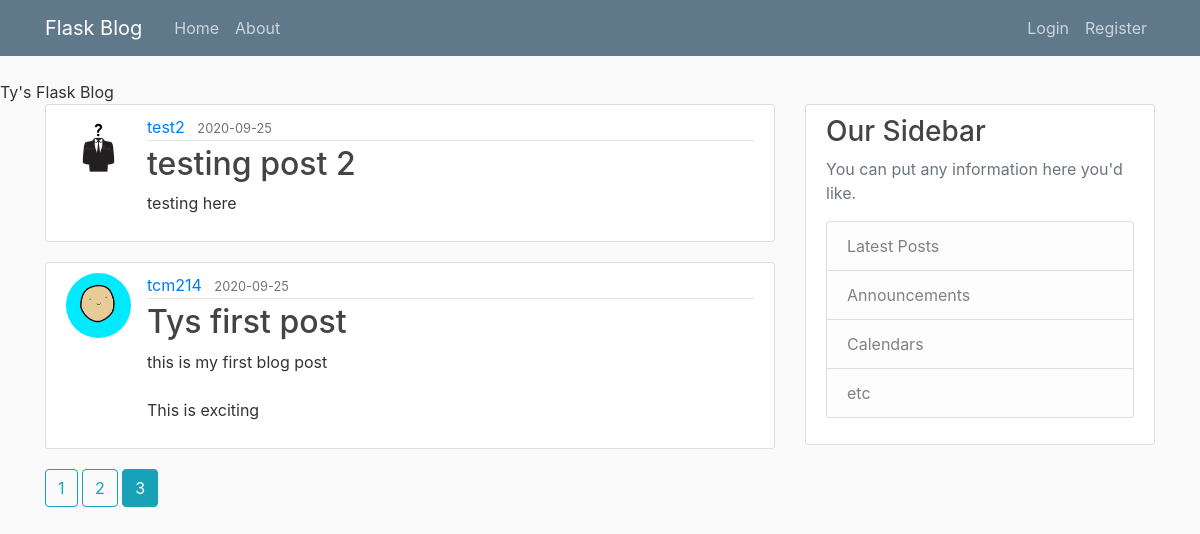
Screenshot of /home?page=3 with the database file from the repository.
### flask_project/models.py (models this page shows, shortened)
class Post(db.Model):
	id = db.Column(db.Integer, primary_key=True)
	title = db.Column(db.String(80), nullable=False)
	date_posted = db.Column(db.DateTime, nullable=False, default=datetime.utcnow)
	content = db.Column(db.Text, nullable=False)
	user_id = db.Column(db.Integer, db.ForeignKey('user.id'), nullable=False)

class User(db.Model, UserMixin):
	id = db.Column(db.Integer, primary_key=True)
	username = db.Column(db.String(20), unique=True, nullable=False)
	email = db.Column(db.String(120), unique=True, nullable=False)
	image_file = db.Column(db.String(20), nullable=False, default='default.jpg')
	password = db.Column(db.String(60), nullable=False)
	posts = db.relationship('Post', backref='author', lazy=True)

### flask_project/routes.py (the view)
@app.route("/")
@app.route("/home")
def home():
	page = request.args.get('page', 1, type=int)
	posts = Post.query.order_by(Post.date_posted.desc()).paginate(page=page, per_page=5)
	return render_template("home.html", posts=posts)

### flask_project/templates/home.html
{% extends "layout.html" %}
{% block content %}
	{% for post in posts.items %}
		<article class="media content-section">
    <img class="rounded-circle article-img" src="{{ url_for('static', filename='profile_pics/' + post.author.image_file) }}">
      <div class="media-body">
        <div class="article-metadata">
          <a class="mr-2" href="#">{{ post.author.username }}</a>
          <small class="text-muted">{{ post.date_posted.strftime('%Y-%m-%d') }}</small>
        </div>
        <h2><a class="article-title" href="{{ url_for('post', post_id=post.id) }}">{{ post.title }}</a></h2>
        <p class="article-content">{{ post.content }}</p>
      </div>
    </article>
	{% endfor %}
  {% for page_num in posts.iter_pages(left_edge=1, right_edge=1, left_current=1, right_current=2) %}
    {% if page_num %}
      {% if posts.page == page_num %}
        <a class="btn btn-info mb-4"href="{{ url_for('home', page=page_num) }}">{{ page_num }}</a>
      {% else %}
        <a class="btn btn-outline-info mb-4"href="{{ url_for('home', page=page_num) }}">{{ page_num }}</a>
      {% endif %}
    {% else %}
      ...
    {% endif %}
  {% endfor %}
{% endblock content %}

### flask_project/static/main.css (style rules this page uses)
body { background: #fafafa; color: #333333; margin-top: 5rem; }
h1, h2, h3, h4, h5, h6 { color: #444444; }
.content-section { background: #ffffff; padding: 10px 20px; border: 1px solid #dddddd; border-radius: 3px; margin-bottom: 20px; }
.article-title { color: #444444; }
.article-content { white-space: pre-line; }
.article-img { height: 65px; width: 65px; margin-right: 16px; }
.article-metadata { padding-bottom: 1px; margin-bottom: 4px; border-bottom: 1px solid #e3e3e3 }

### rows the page displays
Post: image_file (placeholder picture), author.username "test2", date_posted "2020-09-25", title "testing post 2", content "testing here"
Post: image_file (picture), author.username "tcm214", date_posted "2020-09-25", title "Tys first post", content "this is my first blog post This is exciting"

### other values shown
{{ page_num }} "1" "2"
{{ page_num }} "3"
